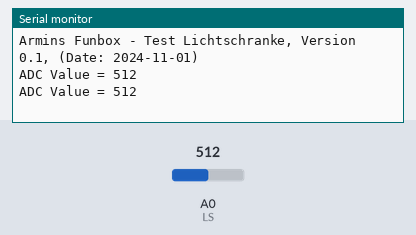
A sketch run on a simulated ESP8266 (NodeMCU). Parts: the last lines printed to the serial monitor. The test bench sets the inputs (shaded band); at power-on: A0 (LS) = 512.

Above: at 1.8 s.
1.9 s: A0 (LS) set to 716
At 2.8 s:
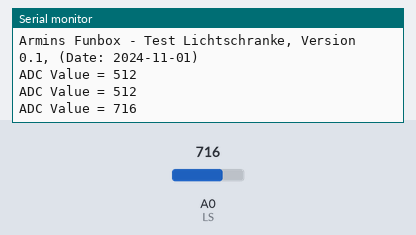
3.4 s: A0 (LS) set to 900
At 4.7 s:
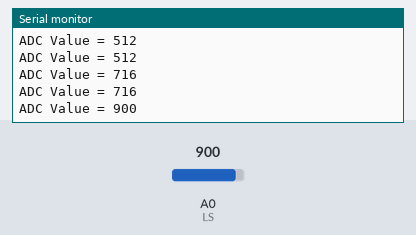
Timing chart, 0 to 6.4 s (numbered marks = the images above; inputs shaded):
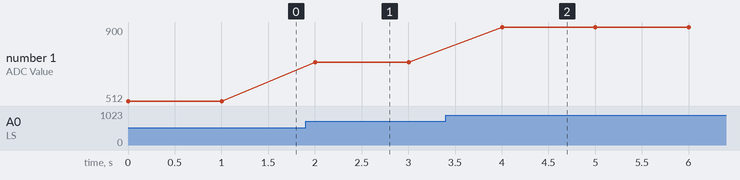

The sketch:

Test_Photosensor.ino
```cpp
/***************
 * Fun Box für Armins Geburtstag
 * Hardware: NodeMCU ESP8266, 5 Servos, 4 Kippschalter 3 Positionen
 * Die Servos rotieren 360 Grad und reagieren auf speed nicht auf Position
 * Vorversuch zum Auslesen der Lichtschranke über Analogeingang
 * Test im ausgebauten Zustand
 *
 *
 * TODO: A Lot
***************************/

const char *whoami = "Armins Funbox - Test Lichtschranke";
const char *version = "0.1";
const char *date = "2024-11-01";


#define LS A0

int adcValue = 0;  /* Variable to store Output of ADC */

void setup()
{
  Serial.begin(115200); /* Initialize serial communication at 115200 */
  Serial.printf("\n\n%s, Version %s, (Date: %s)\n", whoami, version, date);
}

void loop()
{
  adcValue = analogRead(LS);

  /* Print the output in the Serial Monitor */
  Serial.printf("ADC Value = %d\n", adcValue);


  delay(1000);
}
```

Measured:
- after the input at 1.9 s, the serial monitor: prints a new line after 0.10 s (image 1)
- after the input at 3.4 s, the serial monitor: prints a new line after 0.60 s (image 2)
- plotted number 1: 512 → 716 after the input at 1.9 s, 716 → 900 after the input at 3.4 s
